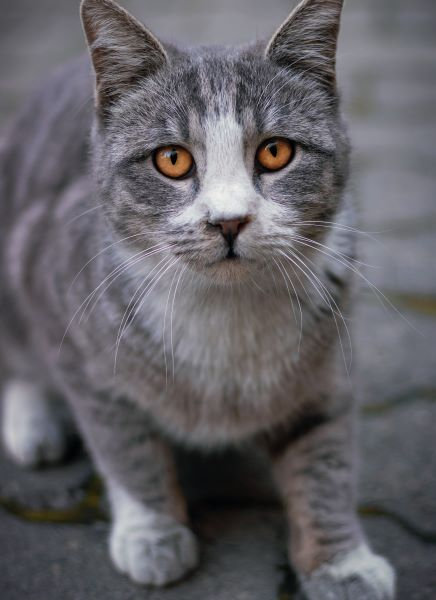
#> input picture Photos/Cat_small.jpg, 436 x 600 px
$ python contours.py
#> lines starting #> are read from the running program, lines starting #| are printed output that depends on the picture; after the words box and inside, x2 and y2 are one past the last pixel; in counts of white or black regions, pixels touching at a corner belong together
# contours are the boundaries of an object
# contours are used to find the area of an object

import cv2 as cv
import numpy as np


img = cv.imread('./Photos/Cat_small.jpg')
#> img is the input picture: shape (600, 436, 3); mean B, G, R 102, 97.1, 99.1
cv.imshow('Original', img)

blank = np.zeros(img.shape, dtype='uint8')
cv.imshow('Blank_image', blank)

gray = cv.cvtColor(img, cv.COLOR_BGR2GRAY)
cv.imshow('Gray', gray)

# [5 lines of commented-out code are left out]

ret, thresh = cv.threshold(gray, 105, 225, cv.THRESH_BINARY)
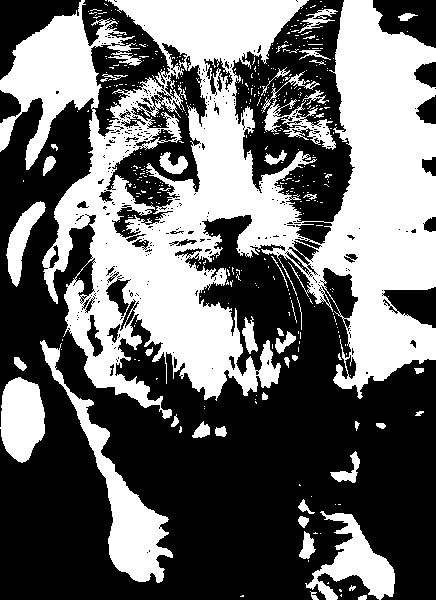
#> thresh: shape (600, 436); values 0 (black) and 225 (white), 41.7% white; 428 white regions (380 under 20 px)
# if pixel less than thresh value, it is set to 0 else it is set to 255
cv.imshow('Thresholded Image', thresh)


contours, hierarchies = cv.findContours(
    thresh, cv.RETR_LIST, cv.CHAIN_APPROX_SIMPLE)
#> contours = 1165 contours, 1064 with area under 20; largest, box (x1, y1, x2, y2) and area: (0, 0, 436, 419) 99133, (105, 55, 208, 239) 6906, (40, 340, 173, 583) 5736, (305, 511, 395, 600) 3032, (0, 377, 45, 463) 2834
print(f'{len(contours)} contour(s) found')
#| 1165 contour(s) found

cv.drawContours(blank, contours, -1, (0, 0, 255), 1)
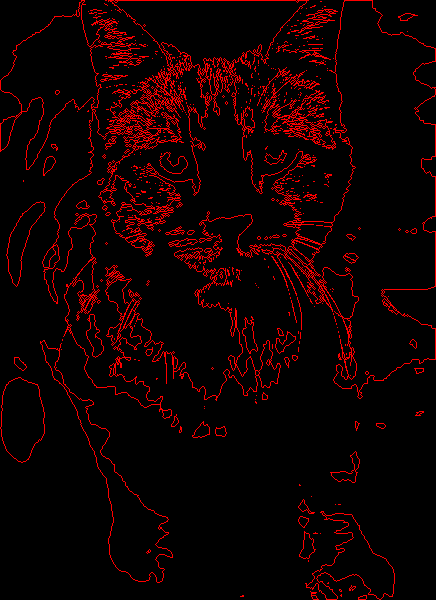
#> blank: shape (600, 436, 3); mean of channels 0, 1, 2 0, 0, 16.9; drawn as B, G, R
cv.imshow('Contours drawn image', blank)

cv.waitKey(0)
